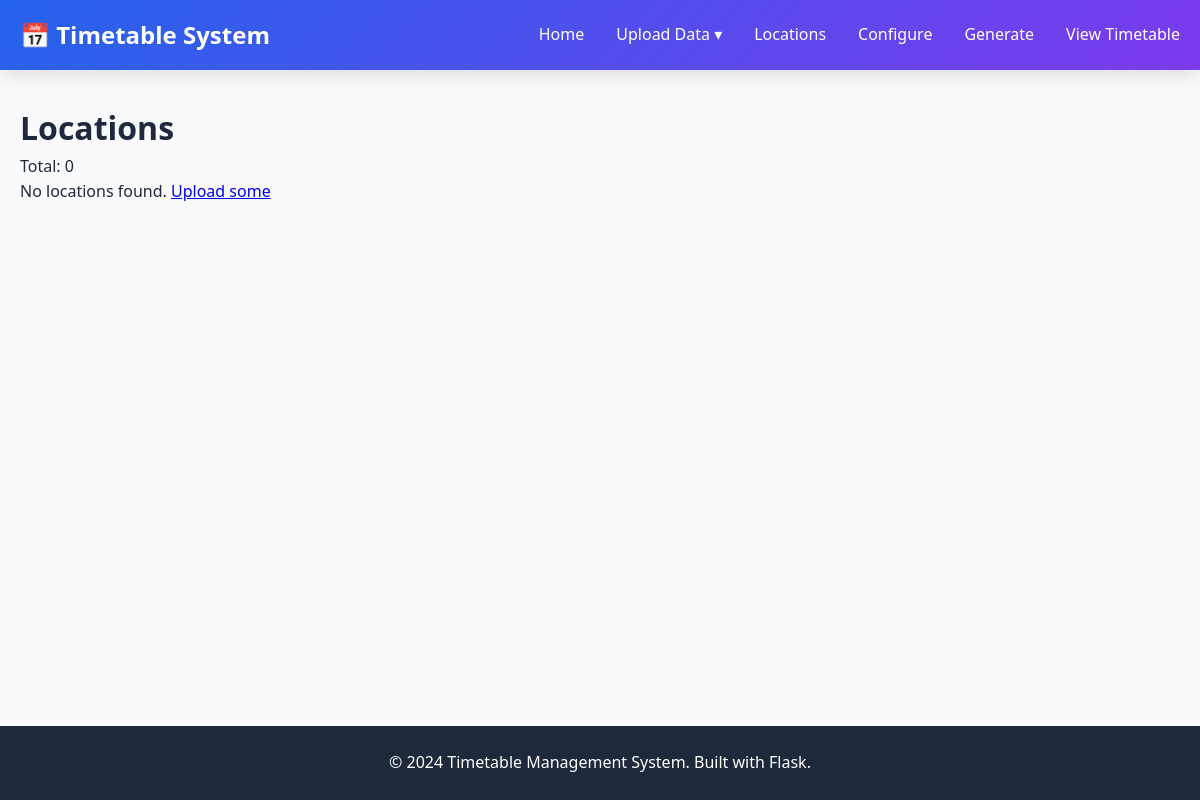
The page /locations on the database as committed earlier.
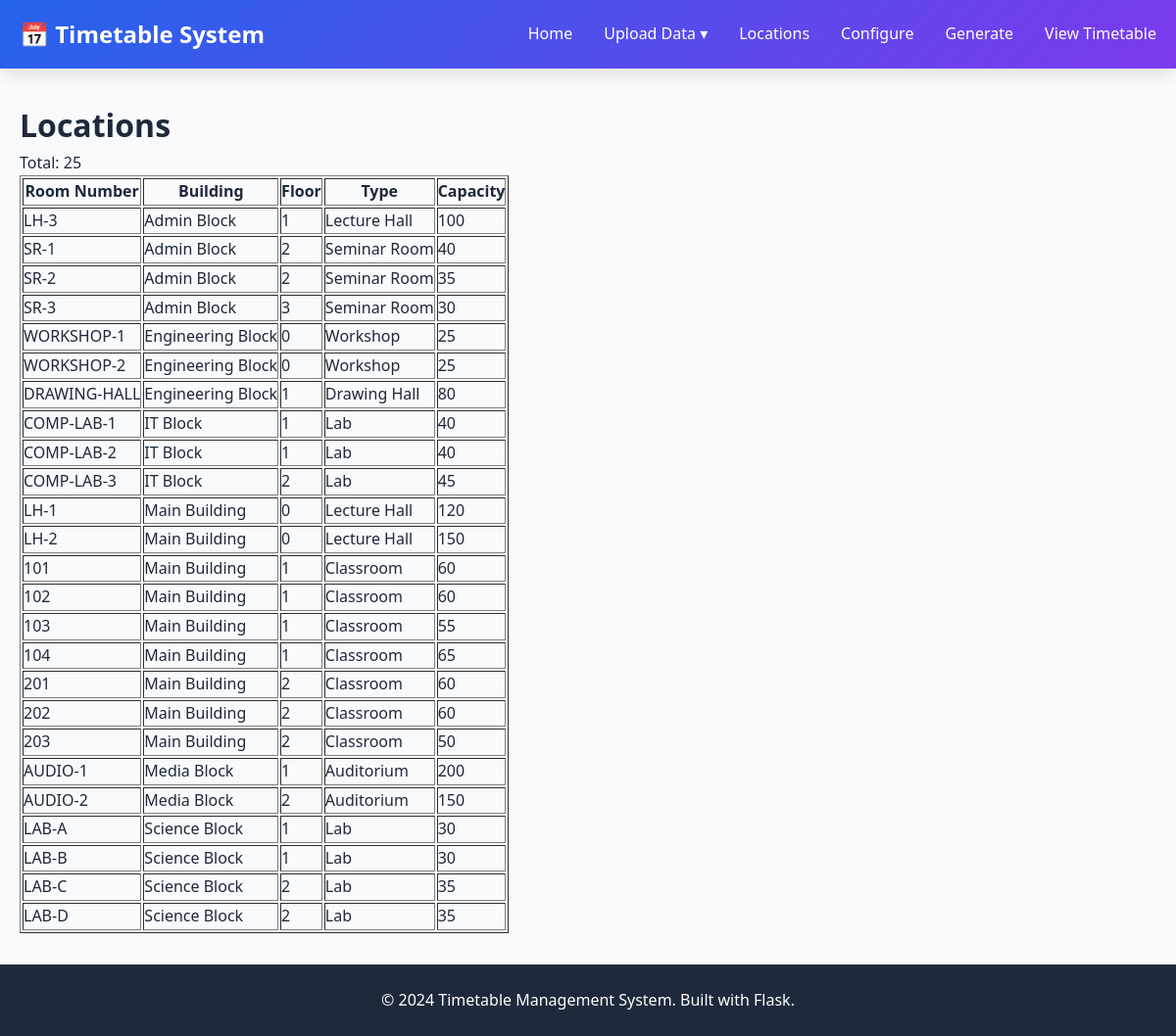
The same page on the database as committed later.
### tables this page shows
CREATE TABLE locations (
            id INTEGER PRIMARY KEY AUTOINCREMENT,
            room_number TEXT NOT NULL UNIQUE,
            building TEXT DEFAULT 'Main',
            floor INTEGER DEFAULT 0,
            room_type TEXT DEFAULT 'Classroom',
            capacity INTEGER DEFAULT 60,
            created_at TIMESTAMP DEFAULT CURRENT_TIMESTAMP
        );

### app.py (the view)
@app.route('/locations')
def view_locations():
    locations = get_all_locations()
    stats = get_location_statistics()
    return render_template('view_locations.html',
                         locations=locations,
                         stats=stats)

### database/db_setup.py (called while the page is built)
def get_connection():
    os.makedirs('database', exist_ok=True)
    conn = sqlite3.connect(DATABASE_PATH)
    conn.row_factory = sqlite3.Row  # Access columns by name
    return conn

### services/location_service.py (called while the page is built)
def get_all_locations():
    conn = get_connection()
    cursor = conn.cursor()
    cursor.execute('''
        SELECT * FROM locations
        ORDER BY building, floor, room_number
    ''')
    rows = cursor.fetchall()
    conn.close()
    return [dict(row) for row in rows]

### templates/view_locations.html (shortened to what this page needs)
{% extends "base.html" %}
{% block content %}
<h1>Locations</h1>
<p>Total: {{ stats.total_locations }}</p>
{% if locations %}
<table border="1">
    <tr>
        <th>Room Number</th>
        <th>Building</th>
        <th>Floor</th>
        <th>Type</th>
        <th>Capacity</th>
    </tr>
    {% for location in locations %}
    <tr>
        <td>{{ location.room_number }}</td>
        <td>{{ location.building }}</td>
        <td>{{ location.floor }}</td>
        <td>{{ location.room_type }}</td>
        <td>{{ location.capacity }}</td>
    </tr>
    {% endfor %}
</table>
{% else %}
<p>No locations found. <a href="{{ url_for('upload_location_page') }}">Upload some</a></p>
{% endif %}
{% endblock %}

### templates/base.html (shortened to what this page needs)
<!DOCTYPE html>
<html lang="en">
<head>
    <link rel="stylesheet" href="{{ url_for('static', filename='css/style.css') }}">
</head>
<body>
    <nav class="navbar">
    <div class="container">
        <div class="nav-brand">
            <h1>📅 Timetable System</h1>
        </div>
            <ul class="nav-menu">
                <li><a href="{{ url_for('index') }}" class="nav-link">Home</a></li>
                <li class="nav-dropdown">
                    <a href="#" class="nav-link">Upload Data ▾</a>
                </li>
                <li><a href="{{ url_for('view_locations') }}" class="nav-link">Locations</a></li>
                <li><a href="{{ url_for('configure_page') }}" class="nav-link">Configure</a></li>
                <li><a href="{{ url_for('generate_page') }}" class="nav-link">Generate</a></li>
                <li><a href="{{ url_for('view_timetable') }}" class="nav-link">View Timetable</a></li>
            </ul>
        </div>
    </nav>
    <main class="main-content">
        <div class="container">
            {% block content %}{% endblock %}
        </div>
    </main>
    <footer class="footer">
        <div class="container">
            <p>&copy; 2024 Timetable Management System. Built with Flask.</p>
        </div>
    </footer>
</body>
</html>

### static/css/style.css (style rules this page uses)
* { margin: 0; padding: 0; box-sizing: border-box; }
:root { --primary-color: #2563eb; --secondary-color: #7c3aed; --success-color: #10b981; --warning-color: #f59e0b; --error-color: #ef4444; --info-color: #3b82f6; --bg-color: #f8fafc; --card-bg: #ffffff; --text-primary: #1e293b; --text-secondary: #64748b; --border-color: #e2e8f0; --shadow: 0 1px 3px rgba(0, 0, 0, 0.1); --shadow-lg: 0 10px 15px -3px rgba(0, 0, 0, 0.1); }
body { font-family: 'Segoe UI', Tahoma, Geneva, Verdana, sans-serif; background-color: var(--bg-color); color: var(--text-primary); line-height: 1.6; min-height: 100vh; display: flex; flex-direction: column; }
.container { max-width: 1200px; margin: 0 auto; padding: 0 20px; }
.navbar { background: linear-gradient(135deg, var(--primary-color), var(--secondary-color)); color: white; padding: 1rem 0; box-shadow: var(--shadow-lg); position: sticky; top: 0; z-index: 1000; }
.navbar .container { display: flex; justify-content: space-between; align-items: center; }
.nav-brand h1 { font-size: 1.5rem; font-weight: 700; }
.nav-menu { display: flex; list-style: none; gap: 2rem; }
.nav-link { color: white; text-decoration: none; font-weight: 500; transition: opacity 0.3s; }
.nav-dropdown { position: relative; }
.main-content { flex: 1; padding: 2rem 0; }
.footer { background: var(--text-primary); color: white; text-align: center; padding: 1.5rem 0; margin-top: auto; }

Rows that differ between the two databases and show on the page:
added locations: room_number "LH-3", building "Admin Block", floor "1", room_type "Lecture Hall", capacity "100"
added locations: room_number "SR-1", building "Admin Block", floor "2", room_type "Seminar Room", capacity "40"
added locations: room_number "SR-2", building "Admin Block", floor "2", room_type "Seminar Room", capacity "35"
added locations: room_number "SR-3", building "Admin Block", floor "3", room_type "Seminar Room", capacity "30"
added locations: room_number "WORKSHOP-1", building "Engineering Block", floor "0", room_type "Workshop", capacity "25"
added locations: room_number "WORKSHOP-2", building "Engineering Block", floor "0", room_type "Workshop", capacity "25"
added locations: room_number "DRAWING-HALL", building "Engineering Block", floor "1", room_type "Drawing Hall", capacity "80"
added locations: room_number "COMP-LAB-1", building "IT Block", floor "1", room_type "Lab", capacity "40"
added locations: room_number "COMP-LAB-2", building "IT Block", floor "1", room_type "Lab", capacity "40"
added locations: room_number "COMP-LAB-3", building "IT Block", floor "2", room_type "Lab", capacity "45"
added locations: room_number "LH-1", building "Main Building", floor "0", room_type "Lecture Hall", capacity "120"
added locations: room_number "LH-2", building "Main Building", floor "0", room_type "Lecture Hall", capacity "150"
added locations: room_number "101", building "Main Building", floor "1", room_type "Classroom", capacity "60"
added locations: room_number "102", building "Main Building", floor "1", room_type "Classroom", capacity "60"
added locations: room_number "103", building "Main Building", floor "1", room_type "Classroom", capacity "55"
added locations: room_number "104", building "Main Building", floor "1", room_type "Classroom", capacity "65"
added locations: room_number "201", building "Main Building", floor "2", room_type "Classroom", capacity "60"
added locations: room_number "202", building "Main Building", floor "2", room_type "Classroom", capacity "60"
added locations: room_number "203", building "Main Building", floor "2", room_type "Classroom", capacity "50"
added locations: room_number "AUDIO-1", building "Media Block", floor "1", room_type "Auditorium", capacity "200"
added locations: room_number "AUDIO-2", building "Media Block", floor "2", room_type "Auditorium", capacity "150"
added locations: room_number "LAB-A", building "Science Block", floor "1", room_type "Lab", capacity "30"
added locations: room_number "LAB-B", building "Science Block", floor "1", room_type "Lab", capacity "30"
added locations: room_number "LAB-C", building "Science Block", floor "2", room_type "Lab", capacity "35"
added locations: room_number "LAB-D", building "Science Block", floor "2", room_type "Lab", capacity "35"
Other text that changed with them:
{{ stats.total_locations }}: "0" → "25"
text no longer shown: "No locations found. Upload some"
text now shown: "Room Number Building Floor Type Capacity"
